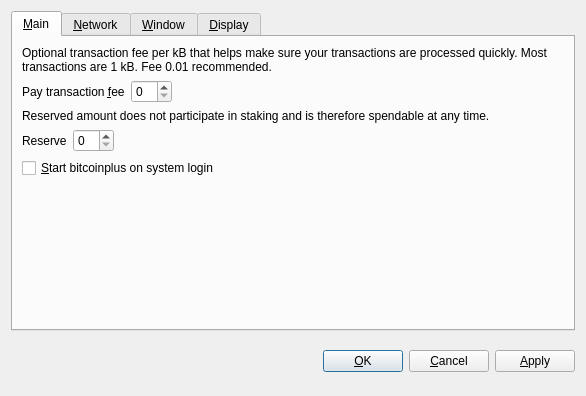
<?xml version="1.0" encoding="UTF-8"?>
<ui version="4.0">
 <class>OptionsDialog</class>
 <widget class="QDialog" name="OptionsDialog">
  <property name="geometry">
   <rect>
    <x>0</x>
    <y>0</y>
    <width>586</width>
    <height>396</height>
   </rect>
  </property>
  <property name="windowTitle">
   <string>Options</string>
  </property>
  <property name="styleSheet">
   <string notr="true">QDialog {
        background-color: #ffffff;
        color: black;
}

QMainWindow {
        color: black;
        background-color: #ffffff;
        border: none;
}

QMenu {
        background-color: #ffffff;
        color: black;
}

QMenu::item:selected {
        background-color: #0e585f;
        color: white;
}

QMenu::item:hover {
        background-color: #0e585f;
        color: white;
}

QProgressBar {
        background-color: #0e585f;
        border-radius: 6px;
        text-align: center;
        color: black;
}

QProgressBar::chunk {
        background: QLinearGradient(x1: 0, y1: 0, x2: 1, y2: 0, stop: 0 #000000, stop: 1 #0e585f);
        border-radius: 6px; margin: 0px;
}

QScrollArea {
        border-radius: 1px;
        border-width: 0;
        border-style: none;
        padding: 2px;
        background-color: #000000;
        color: white;
}

QFormLayout {
        border-radius: 6px;
        border-width: 0;
        border-style: none;
        padding: 8px;
        background-color: #000000;
        color: white;
}

QCheckBox {
        border-radius: 4px;
        border-width: 0;
        border-style: none;
        padding: 8px;
        background-color: #0e585f;
        color: white;
}

QVBoxLayout {
        border-radius: 6px;
        border-width: 0;
        border-style: none;
        padding: 8px;
        background-color: #000000;
        color: white;
}

QFrame#central {
        background-color: #0e585f;
        border: none;
}

QFrame#SendCoinsEntry {
        background-color: #ffffff;
        border: none;
        min-width: 10em;
        padding: 6px;
}

QFrame#frame, QFrame#frame_2, QFrame#frame_3 {
        background-color: #0e585f;
        border-style: plain;
        border-width: 20px;
        border-radius: 15px;
        border-color: #ffffff;
        min-width: 10em;
        padding: 6px;
}

QLabel {
        background-color: transparent;
        color: white;
        font-weight: normal;
}

QLabel[openExternalLinks=true], QHeaderView {
        color: #aaaaaa;
}

QLabel[openExternalLinks=false] {
        color: white;
        font-weight: normal;
}

QPushButton, QToolButton, QDialogButtonBox {
        border: 2px solid #000000;
        border-radius: 3px;
        background-color: #0e585f;
        color: white;
        padding: 6px;
        margin: 6px;
}

QPushButton:checked, QToolButton:checked {
        color: #e86941;
}

QPushButton:pressed, QToolButton:pressed {
        border-color: #e86941;
        color: #e86941;
}

QPushButton:disabled, QToolButton:disabled {
        color: #444;
        background-color: #0a393d;
}

scrollAreaWidgetContents QToolButton {
        border-radius: 8px;
        border-width: 0px;
}

scrollAreaWidgetContents {
        background: #222222;
}

scrollAreaWidgetContents &gt; QFrame {
        background-color: #222222;
        border-width: 0px;
        border-style: none;
}

QToolBar {
        background: #ffffff;
        border: 0px solid black;
        padding: 3px;
}

QToolBar::handle {
        image: url(handle.png);
}

QMenuBar {
        background: #ffffff;
}

QMenuBar::item {
        background: #ffffff;
        color: black;
}

QStatusBar {
        background: #ffffff;
}

QLineEdit {
        border-radius: 6px;
        border-width: 1px;
        border-color: #222222;
        padding: 8px;
        background-color: #0e585f;
        color: white;
}

QLineEdit:disabled {
        border-radius: 6px;
        border-width: 1px;
        border-color: #222222;
        padding: 8px;
        background-color: #0a393d;
        color: black;
}

QComboBox {
        border-radius: 8px;
        border-width: 0;
        border-style: none;
        padding: 4px;
        background-color: #0e585f;
        color: white;
}

payAmount {
        border-radius: 8px;
        border-width: 0;
        border-style: none;
        padding: 4px;
        background-color: #0e585f;
        color: white;
}

QComboBox::drop-down {
        border-width: 0;
        border-style: none;
        background-color: #0e585f;
        color: white;
}

QTableView {
        background: #0e585f;
        color: white;
        border-style: none;
        selection-background-color: #367379;
        alternate-background-color: #0e585f;
        selection-color: #000000;
        border: 0px solid black;
}

QHeaderView {
        color: #aaaaaa;
        background-color: #0e585f;
        background-image: none;
}

QHeaderView::section {
        color: #aaaaaa;
        background-color: #0e585f;
}

QHeaderView::section:checked {
        background-color: #0e585f;
}

QTabWidget {
        background: #0e585f;
}

QTabWidget::pane {
        border-top: 1px solid #000000;
        border: 2px solid #000000;
        border-bottom-left-radius: 8px;
        border-bottom-right-radius: 8px;
        border-top-right-radius: 8px;
        background: #0e585f;
}

QTabWidget::tab-bar {
        left: 5px;
}

</string>
  </property>
  <property name="modal">
   <bool>true</bool>
  </property>
  <layout class="QVBoxLayout" name="verticalLayout">
   <item>
    <widget class="QTabWidget" name="tabWidget">
     <property name="tabPosition">
      <enum>QTabWidget::North</enum>
     </property>
     <property name="currentIndex">
      <number>0</number>
     </property>
     <widget class="QWidget" name="tabMain">
      <attribute name="title">
       <string>&amp;Main</string>
      </attribute>
      <layout class="QVBoxLayout" name="verticalLayout_Main">
       <item>
        <widget class="QLabel" name="transactionFeeInfoLabel">
         <property name="text">
          <string>Optional transaction fee per kB that helps make sure your transactions are processed quickly. Most transactions are 1 kB. Fee 0.01 recommended.</string>
         </property>
         <property name="textFormat">
          <enum>Qt::PlainText</enum>
         </property>
         <property name="wordWrap">
          <bool>true</bool>
         </property>
        </widget>
       </item>
       <item>
        <layout class="QHBoxLayout" name="horizontalLayoutFee">
         <item>
          <widget class="QLabel" name="transactionFeeLabel">
           <property name="text">
            <string>Pay transaction &amp;fee</string>
           </property>
           <property name="textFormat">
            <enum>Qt::PlainText</enum>
           </property>
           <property name="buddy">
            <cstring>transactionFee</cstring>
           </property>
          </widget>
         </item>
         <item>
          <widget class="BitcoinAmountField" name="transactionFee"/>
         </item>
         <item>
          <spacer name="horizontalSpacerFee">
           <property name="orientation">
            <enum>Qt::Horizontal</enum>
           </property>
           <property name="sizeHint" stdset="0">
            <size>
             <width>40</width>
             <height>20</height>
            </size>
           </property>
          </spacer>
         </item>
        </layout>
       </item>
       <item>
        <widget class="QLabel" name="reserveBalanceInfoLabel">
         <property name="text">
          <string>Reserved amount does not participate in staking and is therefore spendable at any time.</string>
         </property>
         <property name="textFormat">
          <enum>Qt::PlainText</enum>
         </property>
         <property name="wordWrap">
          <bool>true</bool>
         </property>
        </widget>
       </item>
       <item>
        <layout class="QHBoxLayout" name="horizontalLayoutReserveBalance">
         <item>
          <widget class="QLabel" name="reserveBalanceLabel">
           <property name="text">
            <string>Reserve</string>
           </property>
           <property name="textFormat">
            <enum>Qt::PlainText</enum>
           </property>
           <property name="buddy">
            <cstring>reserveBalance</cstring>
           </property>
          </widget>
         </item>
         <item>
          <widget class="BitcoinAmountField" name="reserveBalance"/>
         </item>
         <item>
          <spacer name="horizontalSpacerReserveBalance">
           <property name="orientation">
            <enum>Qt::Horizontal</enum>
           </property>
           <property name="sizeHint" stdset="0">
            <size>
             <width>40</width>
             <height>20</height>
            </size>
           </property>
          </spacer>
         </item>
        </layout>
       </item>
       <item>
        <widget class="QCheckBox" name="bitcoinAtStartup">
         <property name="toolTip">
          <string>Automatically start bitcoinplus after logging in to the system.</string>
         </property>
         <property name="text">
          <string>&amp;Start bitcoinplus on system login</string>
         </property>
        </widget>
       </item>
       <item>
        <spacer name="verticalSpacer_Main">
         <property name="orientation">
          <enum>Qt::Vertical</enum>
         </property>
         <property name="sizeHint" stdset="0">
          <size>
           <width>20</width>
           <height>40</height>
          </size>
         </property>
        </spacer>
       </item>
      </layout>
     </widget>
     <widget class="QWidget" name="tabNetwork">
      <attribute name="title">
       <string>&amp;Network</string>
      </attribute>
      <layout class="QVBoxLayout" name="verticalLayout_Network">
       <item>
        <widget class="QCheckBox" name="mapPortUpnp">
         <property name="toolTip">
          <string>Automatically open the bitcoinplus client port on the router. This only works when your router supports UPnP and it is enabled.</string>
         </property>
         <property name="text">
          <string>Map port using &amp;UPnP</string>
         </property>
        </widget>
       </item>
       <item>
        <widget class="QCheckBox" name="connectSocks">
         <property name="toolTip">
          <string>Connect to the bitcoinplus network through a SOCKS proxy (e.g. when connecting through Tor).</string>
         </property>
         <property name="text">
          <string>&amp;Connect through SOCKS proxy:</string>
         </property>
        </widget>
       </item>
       <item>
        <layout class="QHBoxLayout" name="horizontalLayout_Network">
         <item>
          <widget class="QLabel" name="proxyIpLabel">
           <property name="text">
            <string>Proxy &amp;IP:</string>
           </property>
           <property name="textFormat">
            <enum>Qt::PlainText</enum>
           </property>
           <property name="buddy">
            <cstring>proxyIp</cstring>
           </property>
          </widget>
         </item>
         <item>
          <widget class="QValidatedLineEdit" name="proxyIp">
           <property name="maximumSize">
            <size>
             <width>140</width>
             <height>16777215</height>
            </size>
           </property>
           <property name="toolTip">
            <string>IP address of the proxy (e.g. 127.0.0.1)</string>
           </property>
          </widget>
         </item>
         <item>
          <widget class="QLabel" name="proxyPortLabel">
           <property name="text">
            <string>&amp;Port:</string>
           </property>
           <property name="textFormat">
            <enum>Qt::PlainText</enum>
           </property>
           <property name="buddy">
            <cstring>proxyPort</cstring>
           </property>
          </widget>
         </item>
         <item>
          <widget class="QLineEdit" name="proxyPort">
           <property name="maximumSize">
            <size>
             <width>55</width>
             <height>16777215</height>
            </size>
           </property>
           <property name="toolTip">
            <string>Port of the proxy (e.g. 9050)</string>
           </property>
          </widget>
         </item>
         <item>
          <widget class="QLabel" name="socksVersionLabel">
           <property name="text">
            <string>SOCKS &amp;Version:</string>
           </property>
           <property name="textFormat">
            <enum>Qt::PlainText</enum>
           </property>
           <property name="buddy">
            <cstring>socksVersion</cstring>
           </property>
          </widget>
         </item>
         <item>
          <widget class="QValueComboBox" name="socksVersion">
           <property name="toolTip">
            <string>SOCKS version of the proxy (e.g. 5)</string>
           </property>
          </widget>
         </item>
         <item>
          <spacer name="horizontalSpacer_Network">
           <property name="orientation">
            <enum>Qt::Horizontal</enum>
           </property>
           <property name="sizeHint" stdset="0">
            <size>
             <width>40</width>
             <height>20</height>
            </size>
           </property>
          </spacer>
         </item>
        </layout>
       </item>
       <item>
        <widget class="QCheckBox" name="connectTorProxy">
         <property name="text">
          <string>Connect using native Tor Proxy, Requires wallet restart!</string>
         </property>
        </widget>
       </item>
       <item>
        <spacer name="verticalSpacer_Network">
         <property name="orientation">
          <enum>Qt::Vertical</enum>
         </property>
         <property name="sizeHint" stdset="0">
          <size>
           <width>20</width>
           <height>40</height>
          </size>
         </property>
        </spacer>
       </item>
      </layout>
     </widget>
     <widget class="QWidget" name="tabWindow">
      <attribute name="title">
       <string>&amp;Window</string>
      </attribute>
      <layout class="QVBoxLayout" name="verticalLayout_Window">
       <item>
        <widget class="QCheckBox" name="minimizeToTray">
         <property name="toolTip">
          <string>Show only a tray icon after minimizing the window.</string>
         </property>
         <property name="text">
          <string>&amp;Minimize to the tray instead of the taskbar</string>
         </property>
        </widget>
       </item>
       <item>
        <widget class="QCheckBox" name="minimizeOnClose">
         <property name="toolTip">
          <string>Minimize instead of exit the application when the window is closed. When this option is enabled, the application will be closed only after selecting Quit in the menu.</string>
         </property>
         <property name="text">
          <string>M&amp;inimize on close</string>
         </property>
        </widget>
       </item>
       <item>
        <spacer name="verticalSpacer_Window">
         <property name="orientation">
          <enum>Qt::Vertical</enum>
         </property>
         <property name="sizeHint" stdset="0">
          <size>
           <width>20</width>
           <height>40</height>
          </size>
         </property>
        </spacer>
       </item>
      </layout>
     </widget>
     <widget class="QWidget" name="tabDisplay">
      <attribute name="title">
       <string>&amp;Display</string>
      </attribute>
      <layout class="QVBoxLayout" name="verticalLayout_Display">
       <item>
        <layout class="QHBoxLayout" name="horizontalLayout_1_Display">
         <item>
          <widget class="QLabel" name="langLabel">
           <property name="text">
            <string>User Interface &amp;language:</string>
           </property>
           <property name="textFormat">
            <enum>Qt::PlainText</enum>
           </property>
           <property name="buddy">
            <cstring>lang</cstring>
           </property>
          </widget>
         </item>
         <item>
          <widget class="QValueComboBox" name="lang">
           <property name="toolTip">
            <string>The user interface language can be set here. This setting will take effect after restarting bitcoinplus.</string>
           </property>
          </widget>
         </item>
        </layout>
       </item>
       <item>
        <layout class="QHBoxLayout" name="horizontalLayout_2_Display">
         <item>
          <widget class="QLabel" name="unitLabel">
           <property name="text">
            <string>&amp;Unit to show amounts in:</string>
           </property>
           <property name="textFormat">
            <enum>Qt::PlainText</enum>
           </property>
           <property name="buddy">
            <cstring>unit</cstring>
           </property>
          </widget>
         </item>
         <item>
          <widget class="QValueComboBox" name="unit">
           <property name="toolTip">
            <string>Choose the default subdivision unit to show in the interface and when sending coins.</string>
           </property>
          </widget>
         </item>
        </layout>
       </item>
       <item>
        <widget class="QCheckBox" name="displayAddresses">
         <property name="toolTip">
          <string>Whether to show bitcoinplus addresses in the transaction list or not.</string>
         </property>
         <property name="text">
          <string>&amp;Display addresses in transaction list</string>
         </property>
        </widget>
       </item>
       <item>
        <widget class="QCheckBox" name="coinControlFeatures">
         <property name="toolTip">
          <string>Whether to show coin control features or not.</string>
         </property>
         <property name="text">
          <string>Display coin &amp;control features</string>
         </property>
        </widget>
       </item>
       <item>
        <spacer name="verticalSpacer_Display">
         <property name="orientation">
          <enum>Qt::Vertical</enum>
         </property>
         <property name="sizeHint" stdset="0">
          <size>
           <width>20</width>
           <height>40</height>
          </size>
         </property>
        </spacer>
       </item>
      </layout>
     </widget>
    </widget>
   </item>
   <item>
    <layout class="QHBoxLayout" name="horizontalLayout_Buttons">
     <item>
      <spacer name="horizontalSpacer_1">
       <property name="orientation">
        <enum>Qt::Horizontal</enum>
       </property>
       <property name="sizeHint" stdset="0">
        <size>
         <width>40</width>
         <height>48</height>
        </size>
       </property>
      </spacer>
     </item>
     <item>
      <widget class="QLabel" name="statusLabel">
       <property name="font">
        <font>
         <weight>50</weight>
         <bold>false</bold>
        </font>
       </property>
       <property name="text">
        <string/>
       </property>
       <property name="textFormat">
        <enum>Qt::PlainText</enum>
       </property>
       <property name="wordWrap">
        <bool>true</bool>
       </property>
      </widget>
     </item>
     <item>
      <spacer name="horizontalSpacer_2">
       <property name="orientation">
        <enum>Qt::Horizontal</enum>
       </property>
       <property name="sizeHint" stdset="0">
        <size>
         <width>40</width>
         <height>48</height>
        </size>
       </property>
      </spacer>
     </item>
     <item>
      <widget class="QPushButton" name="okButton">
       <property name="text">
        <string>&amp;OK</string>
       </property>
      </widget>
     </item>
     <item>
      <widget class="QPushButton" name="cancelButton">
       <property name="text">
        <string>&amp;Cancel</string>
       </property>
       <property name="autoDefault">
        <bool>false</bool>
       </property>
      </widget>
     </item>
     <item>
      <widget class="QPushButton" name="applyButton">
       <property name="text">
        <string>&amp;Apply</string>
       </property>
       <property name="autoDefault">
        <bool>false</bool>
       </property>
      </widget>
     </item>
    </layout>
   </item>
  </layout>
 </widget>
 <customwidgets>
  <customwidget>
   <class>BitcoinAmountField</class>
   <extends>QSpinBox</extends>
   <header>bitcoinamountfield.h</header>
   <container>1</container>
  </customwidget>
  <customwidget>
   <class>QValueComboBox</class>
   <extends>QComboBox</extends>
   <header>qvaluecombobox.h</header>
  </customwidget>
  <customwidget>
   <class>QValidatedLineEdit</class>
   <extends>QLineEdit</extends>
   <header>qvalidatedlineedit.h</header>
  </customwidget>
 </customwidgets>
 <resources/>
 <connections/>
</ui>
